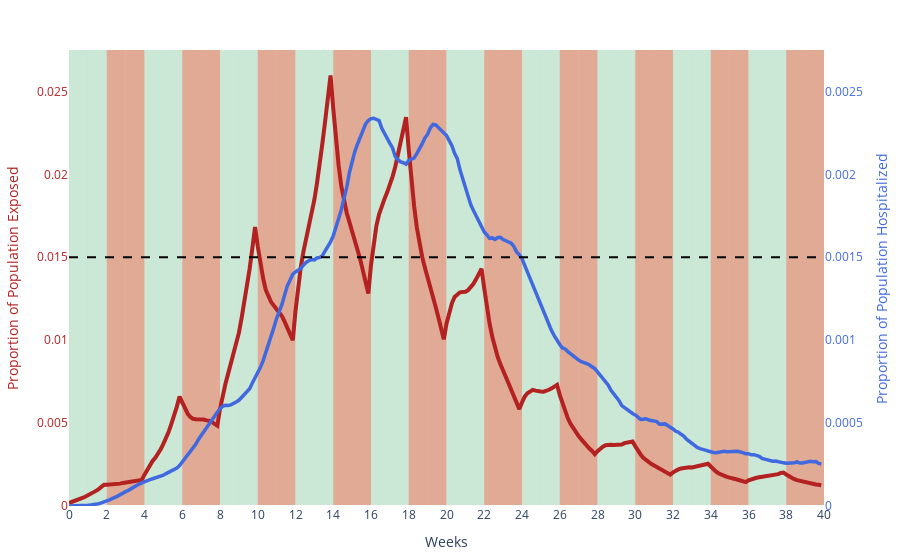

The notebook cell saved with this chart:
### Code cell
make_beds_graph(df_mean, sims[0][1], 7, 'average_curve_inter', max_range=0.0025*1.1, make_df=False)

### Figure 1 — Plotly figure (JSON) as saved in the notebook; plotly's stock layout.template omitted (floating-point values rounded to 4 significant figures; data arrays with more than 128 entries replaced by an {"elided": "..."} marker saying what was removed)
{"data": [{"line": {"color": "rgb(0.25, 0.41, 0.88)", "width": 3.5}, "name": "hospitalized", "type": "scatter", "x": {"elided": "281 int values"}, "y": {"elided": "280 float values"}, "yaxis": "y2"}, {"line": {"color": "rgb(0.7, 0.13, 0.13)", "width": 4}, "name": "exposed", "type": "scatter", "x": {"elided": "281 int values"}, "y": {"elided": "280 float values"}}, {"line": {"color": "black", "dash": "dash", "width": 2}, "name": "capacity", "type": "scatter", "x": {"elided": "281 int values"}, "y": {"elided": "280 float values"}, "yaxis": "y2"}, {"marker": {"color": "rgb(0.83, 0.13, 0.15)"}, "name": "Lockdown", "type": "bar", "x": [null], "y": [null]}, {"marker": {"color": "rgb(0.85, 0.35, 0.13)"}, "name": "Hard Quarantine", "type": "bar", "x": [null], "y": [null]}, {"marker": {"color": "rgb(0.97, 0.91, 0.56)"}, "name": "Light Quarantine", "type": "bar", "x": [null], "y": [null]}, {"marker": {"color": "rgb(0.67, 0.88, 0.69)"}, "name": "Social Distancing", "type": "bar", "x": [null], "y": [null]}, {"marker": {"color": "rgb(0.86, 0.86, 0.86)"}, "name": "Unrestricted", "type": "bar", "x": [null], "y": [null]}], "layout": {"coloraxis": {"colorscale": [[0, "rgb(253, 253, 204)"], [0.09091, "rgb(206, 236, 179)"], [0.1818, "rgb(156, 219, 165)"], [0.2727, "rgb(111, 201, 163)"], [0.3636, "rgb(86, 177, 163)"], [0.4545, "rgb(76, 153, 160)"], [0.5455, "rgb(68, 130, 155)"], [0.6364, "rgb(62, 108, 150)"], [0.7273, "rgb(62, 82, 143)"], [0.8182, "rgb(64, 60, 115)"], [0.9091, "rgb(54, 43, 77)"], [1, "rgb(39, 26, 44)"]]}, "hovermode": "x", "margin": {"b": 50, "l": 50, "pad": 0, "r": 50, "t": 50}, "shapes": [{"fillcolor": "rgb(0.67, 0.88, 0.69)", "layer": "below", "line": {"width": 0}, "opacity": 0.45, "type": "rect", "x0": 0, "x1": 7, "xref": "x", "y0": 0, "y1": 1, "yref": "paper"}, {"fillcolor": "rgb(0.67, 0.88, 0.69)", "layer": "below", "line": {"width": 0}, "opacity": 0.45, "type": "rect", "x0": 7, "x1": 14, "xref": "x", "y0": 0, "y1": 1, "yref": "paper"}, {"fillcolor": "rgb(0.85, 0.35, 0.13)", "layer": "below", "line": {"width": 0}, "opacity": 0.45, "type": "rect", "x0": 14, "x1": 21, "xref": "x", "y0": 0, "y1": 1, "yref": "paper"}, {"fillcolor": "rgb(0.85, 0.35, 0.13)", "layer": "below", "line": {"width": 0}, "opacity": 0.45, "type": "rect", "x0": 21, "x1": 28, "xref": "x", "y0": 0, "y1": 1, "yref": "paper"}, {"fillcolor": "rgb(0.67, 0.88, 0.69)", "layer": "below", "line": {"width": 0}, "opacity": 0.45, "type": "rect", "x0": 28, "x1": 35, "xref": "x", "y0": 0, "y1": 1, "yref": "paper"}, {"fillcolor": "rgb(0.67, 0.88, 0.69)", "layer": "below", "line": {"width": 0}, "opacity": 0.45, "type": "rect", "x0": 35, "x1": 42, "xref": "x", "y0": 0, "y1": 1, "yref": "paper"}, {"fillcolor": "rgb(0.85, 0.35, 0.13)", "layer": "below", "line": {"width": 0}, "opacity": 0.45, "type": "rect", "x0": 42, "x1": 49, "xref": "x", "y0": 0, "y1": 1, "yref": "paper"}, {"fillcolor": "rgb(0.85, 0.35, 0.13)", "layer": "below", "line": {"width": 0}, "opacity": 0.45, "type": "rect", "x0": 49, "x1": 56, "xref": "x", "y0": 0, "y1": 1, "yref": "paper"}, {"fillcolor": "rgb(0.67, 0.88, 0.69)", "layer": "below", "line": {"width": 0}, "opacity": 0.45, "type": "rect", "x0": 56, "x1": 63, "xref": "x", "y0": 0, "y1": 1, "yref": "paper"}, {"fillcolor": "rgb(0.67, 0.88, 0.69)", "layer": "below", "line": {"width": 0}, "opacity": 0.45, "type": "rect", "x0": 63, "x1": 70, "xref": "x", "y0": 0, "y1": 1, "yref": "paper"}, {"fillcolor": "rgb(0.85, 0.35, 0.13)", "layer": "below", "line": {"width": 0}, "opacity": 0.45, "type": "rect", "x0": 70, "x1": 77, "xref": "x", "y0": 0, "y1": 1, "yref": "paper"}, {"fillcolor": "rgb(0.85, 0.35, 0.13)", "layer": "below", "line": {"width": 0}, "opacity": 0.45, "type": "rect", "x0": 77, "x1": 84, "xref": "x", "y0": 0, "y1": 1, "yref": "paper"}, {"fillcolor": "rgb(0.67, 0.88, 0.69)", "layer": "below", "line": {"width": 0}, "opacity": 0.45, "type": "rect", "x0": 84, "x1": 91, "xref": "x", "y0": 0, "y1": 1, "yref": "paper"}, {"fillcolor": "rgb(0.67, 0.88, 0.69)", "layer": "below", "line": {"width": 0}, "opacity": 0.45, "type": "rect", "x0": 91, "x1": 98, "xref": "x", "y0": 0, "y1": 1, "yref": "paper"}, {"fillcolor": "rgb(0.85, 0.35, 0.13)", "layer": "below", "line": {"width": 0}, "opacity": 0.45, "type": "rect", "x0": 98, "x1": 105, "xref": "x", "y0": 0, "y1": 1, "yref": "paper"}, {"fillcolor": "rgb(0.85, 0.35, 0.13)", "layer": "below", "line": {"width": 0}, "opacity": 0.45, "type": "rect", "x0": 105, "x1": 112, "xref": "x", "y0": 0, "y1": 1, "yref": "paper"}, {"fillcolor": "rgb(0.67, 0.88, 0.69)", "layer": "below", "line": {"width": 0}, "opacity": 0.45, "type": "rect", "x0": 112, "x1": 119, "xref": "x", "y0": 0, "y1": 1, "yref": "paper"}, {"fillcolor": "rgb(0.67, 0.88, 0.69)", "layer": "below", "line": {"width": 0}, "opacity": 0.45, "type": "rect", "x0": 119, "x1": 126, "xref": "x", "y0": 0, "y1": 1, "yref": "paper"}, {"fillcolor": "rgb(0.85, 0.35, 0.13)", "layer": "below", "line": {"width": 0}, "opacity": 0.45, "type": "rect", "x0": 126, "x1": 133, "xref": "x", "y0": 0, "y1": 1, "yref": "paper"}, {"fillcolor": "rgb(0.85, 0.35, 0.13)", "layer": "below", "line": {"width": 0}, "opacity": 0.45, "type": "rect", "x0": 133, "x1": 140, "xref": "x", "y0": 0, "y1": 1, "yref": "paper"}, {"fillcolor": "rgb(0.67, 0.88, 0.69)", "layer": "below", "line": {"width": 0}, "opacity": 0.45, "type": "rect", "x0": 140, "x1": 147, "xref": "x", "y0": 0, "y1": 1, "yref": "paper"}, {"fillcolor": "rgb(0.67, 0.88, 0.69)", "layer": "below", "line": {"width": 0}, "opacity": 0.45, "type": "rect", "x0": 147, "x1": 154, "xref": "x", "y0": 0, "y1": 1, "yref": "paper"}, {"fillcolor": "rgb(0.85, 0.35, 0.13)", "layer": "below", "line": {"width": 0}, "opacity": 0.45, "type": "rect", "x0": 154, "x1": 161, "xref": "x", "y0": 0, "y1": 1, "yref": "paper"}, {"fillcolor": "rgb(0.85, 0.35, 0.13)", "layer": "below", "line": {"width": 0}, "opacity": 0.45, "type": "rect", "x0": 161, "x1": 168, "xref": "x", "y0": 0, "y1": 1, "yref": "paper"}, {"fillcolor": "rgb(0.67, 0.88, 0.69)", "layer": "below", "line": {"width": 0}, "opacity": 0.45, "type": "rect", "x0": 168, "x1": 175, "xref": "x", "y0": 0, "y1": 1, "yref": "paper"}, {"fillcolor": "rgb(0.67, 0.88, 0.69)", "layer": "below", "line": {"width": 0}, "opacity": 0.45, "type": "rect", "x0": 175, "x1": 182, "xref": "x", "y0": 0, "y1": 1, "yref": "paper"}, {"fillcolor": "rgb(0.85, 0.35, 0.13)", "layer": "below", "line": {"width": 0}, "opacity": 0.45, "type": "rect", "x0": 182, "x1": 189, "xref": "x", "y0": 0, "y1": 1, "yref": "paper"}, {"fillcolor": "rgb(0.85, 0.35, 0.13)", "layer": "below", "line": {"width": 0}, "opacity": 0.45, "type": "rect", "x0": 189, "x1": 196, "xref": "x", "y0": 0, "y1": 1, "yref": "paper"}, {"fillcolor": "rgb(0.67, 0.88, 0.69)", "layer": "below", "line": {"width": 0}, "opacity": 0.45, "type": "rect", "x0": 196, "x1": 203, "xref": "x", "y0": 0, "y1": 1, "yref": "paper"}, {"fillcolor": "rgb(0.67, 0.88, 0.69)", "layer": "below", "line": {"width": 0}, "opacity": 0.45, "type": "rect", "x0": 203, "x1": 210, "xref": "x", "y0": 0, "y1": 1, "yref": "paper"}, {"fillcolor": "rgb(0.85, 0.35, 0.13)", "layer": "below", "line": {"width": 0}, "opacity": 0.45, "type": "rect", "x0": 210, "x1": 217, "xref": "x", "y0": 0, "y1": 1, "yref": "paper"}, {"fillcolor": "rgb(0.85, 0.35, 0.13)", "layer": "below", "line": {"width": 0}, "opacity": 0.45, "type": "rect", "x0": 217, "x1": 224, "xref": "x", "y0": 0, "y1": 1, "yref": "paper"}, {"fillcolor": "rgb(0.67, 0.88, 0.69)", "layer": "below", "line": {"width": 0}, "opacity": 0.45, "type": "rect", "x0": 224, "x1": 231, "xref": "x", "y0": 0, "y1": 1, "yref": "paper"}, {"fillcolor": "rgb(0.67, 0.88, 0.69)", "layer": "below", "line": {"width": 0}, "opacity": 0.45, "type": "rect", "x0": 231, "x1": 238, "xref": "x", "y0": 0, "y1": 1, "yref": "paper"}, {"fillcolor": "rgb(0.85, 0.35, 0.13)", "layer": "below", "line": {"width": 0}, "opacity": 0.45, "type": "rect", "x0": 238, "x1": 245, "xref": "x", "y0": 0, "y1": 1, "yref": "paper"}, {"fillcolor": "rgb(0.85, 0.35, 0.13)", "layer": "below", "line": {"width": 0}, "opacity": 0.45, "type": "rect", "x0": 245, "x1": 252, "xref": "x", "y0": 0, "y1": 1, "yref": "paper"}, {"fillcolor": "rgb(0.67, 0.88, 0.69)", "layer": "below", "line": {"width": 0}, "opacity": 0.45, "type": "rect", "x0": 252, "x1": 259, "xref": "x", "y0": 0, "y1": 1, "yref": "paper"}, {"fillcolor": "rgb(0.67, 0.88, 0.69)", "layer": "below", "line": {"width": 0}, "opacity": 0.45, "type": "rect", "x0": 259, "x1": 266, "xref": "x", "y0": 0, "y1": 1, "yref": "paper"}, {"fillcolor": "rgb(0.85, 0.35, 0.13)", "layer": "below", "line": {"width": 0}, "opacity": 0.45, "type": "rect", "x0": 266, "x1": 273, "xref": "x", "y0": 0, "y1": 1, "yref": "paper"}, {"fillcolor": "rgb(0.85, 0.35, 0.13)", "layer": "below", "line": {"width": 0}, "opacity": 0.45, "type": "rect", "x0": 273, "x1": 280, "xref": "x", "y0": 0, "y1": 1, "yref": "paper"}], "showlegend": false, "xaxis": {"showgrid": false, "tickmode": "array", "ticktext": [0, 2, 4, 6, 8, 10, 12, 14, 16, 18, 20, 22, 24, 26, 28, 30, 32, 34, 36, 38, 40], "tickvals": [0, 14, 28, 42, 56, 70, 84, 98, 112, 126, 140, 154, 168, 182, 196, 210, 224, 238, 252, 266, 280], "title": {"text": "Weeks"}}, "yaxis": {"automargin": true, "range": [0, 0.0275], "showgrid": false, "tickfont": {"color": "rgb(0.7, 0.13, 0.13)"}, "title": {"font": {"color": "rgb(0.7, 0.13, 0.13)"}, "text": "Proportion of Population Exposed"}, "zeroline": false, "zerolinecolor": "black", "zerolinewidth": 0.5}, "yaxis2": {"anchor": "x", "automargin": true, "overlaying": "y", "range": [0, 0.00275], "showgrid": false, "side": "right", "tickfont": {"color": "rgb(0.25, 0.41, 0.88)"}, "title": {"font": {"color": "rgb(0.25, 0.41, 0.88)"}, "text": "Proportion of Population Hospitalized"}}}}
